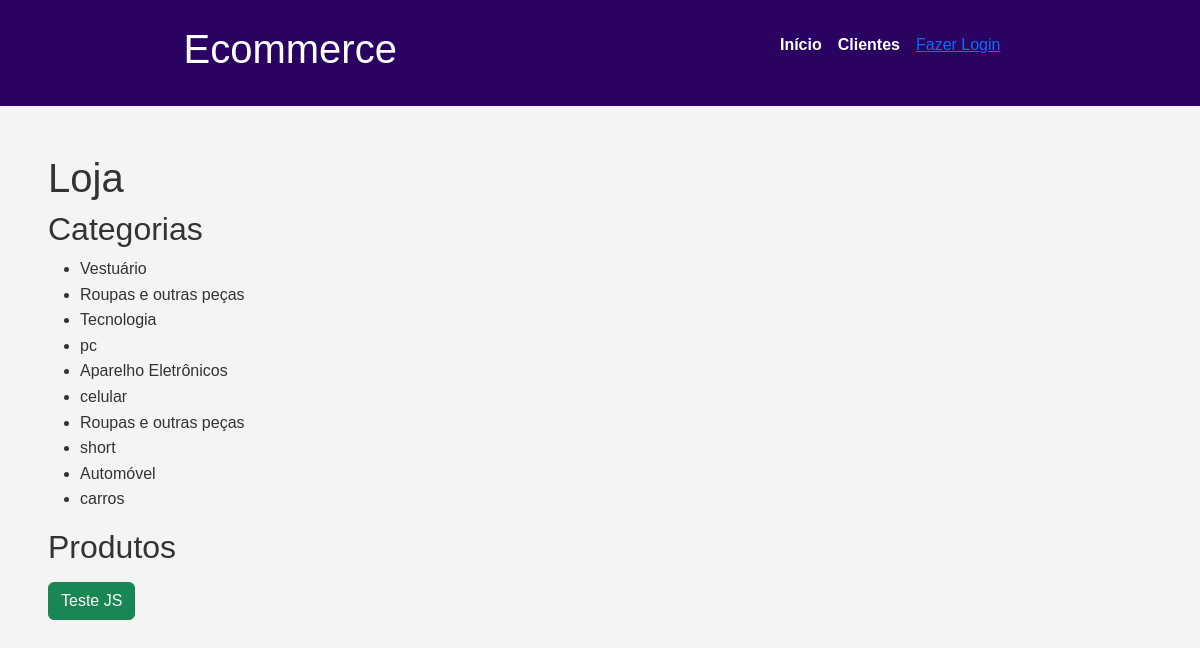
The page / on the database its author committed.
### categorias/models.py (models this page shows, shortened)
class Categoria(models.Model):
    categoria = models.CharField(max_length=100)
    descricao = models.TextField()

### categorias/views.py (the view)
# urls.py: path('', views.home, name='home'),
def home(request):
    categorias = Categoria.objects.all()
    produtos = Produto.objects.all()
    return render(request,'categoria/index.html', {'categorias': categorias, 'produtos': produtos})

### categorias/templates/categoria/index.html (shortened to what this page needs)
{% extends 'base.html' %}
{% block content %}
    <h1>Loja</h1>
    <h2>Categorias</h2>
    <ul>
        {% for categoria in categorias %}
            <li>{{ categoria.categoria }}</li>
            <li>{{ categoria.descricao }}</li>
        {% endfor %}
    </ul>
    <h2>Produtos</h2>
{% endblock %}

### static/css/style.css (style rules this page uses)
* { margin: 0; padding: 0; box-sizing: border-box; }
html, body { font-family: Arial, Helvetica, sans-serif; background-color: #f4f4f4; color: #333; line-height: 1.6; }

### rows shown on the page
Categoria: categoria "Vestuário", descricao "Roupas e outras peças"
Categoria: categoria "Tecnologia", descricao "pc"
Categoria: categoria "Aparelho Eletrônicos", descricao "celular"
Categoria: categoria "Roupas e outras peças", descricao "short"
Categoria: categoria "Automóvel", descricao "carros"
